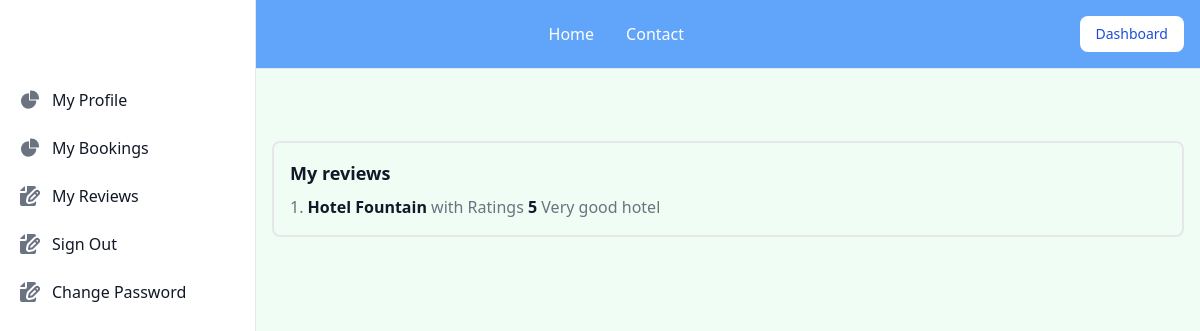
/dashboard/reviews (signed in), run on the app's committed database.
### home/models.py (models this page shows)
class User_Reviews(models.Model):
    hotel = models.ForeignKey(RoyalHotelModel, on_delete=models.CASCADE)
    user = models.ForeignKey(User, on_delete=models.CASCADE)
    review_text = models.CharField(max_length=200)
    rating = models.IntegerField(validators=[MaxValueValidator(5)])
    class Meta:
        verbose_name_plural = "Reviews"
        unique_together = ("hotel", "user")

class RoyalHotelModel(models.Model):
    name = models.CharField(max_length=50)
    address = models.TextField(max_length=60)
    description = models.TextField(max_length=200)
    photos = models.ImageField(upload_to="static/photos/", null=True, blank=True)
    reviews = models.ManyToManyField(User, through="User_Reviews")
    cost_per_day = models.DecimalField(
        max_digits=10, decimal_places=2, null=True, default=500
    )
    class Meta:
        verbose_name_plural = "Royal Hotel's"
    def __str__(self) -> str:
        return self.name

### dashboard/views.py (the view)
# urls.py: path("reviews", my_reviews, name="my_reviews"),
@login_required(login_url="login")
def my_reviews(request):
    user = request.user
    reviews = User_Reviews.objects.filter(user=user)
    return render(request, "my_reviews.html", {"reviews": reviews})

### templates/my_reviews.html
{% extends "dashboard.html" %}
{% block content %}
<h2 class="mb-2 text-lg font-semibold text-gray-900">My reviews</h2>
<ol class="max-w-md space-y-1 text-gray-500 list-decimal list-inside dark:text-gray-400">
    {% for review in reviews %}
    <li>
        <a href="{% url 'hotel_detail' review.hotel.id %}" class="font-semibold text-gray-900">{{review.hotel}}</a> with
        Ratings <span class="font-semibold text-gray-900">{{review.rating}}</span> {{review.review_text}}
    </li>
    {% endfor %}
</ol>
{% endblock content %}

### data on the page
User_Reviews: hotel "Hotel Fountain", rating "5", review_text "Very good hotel"
